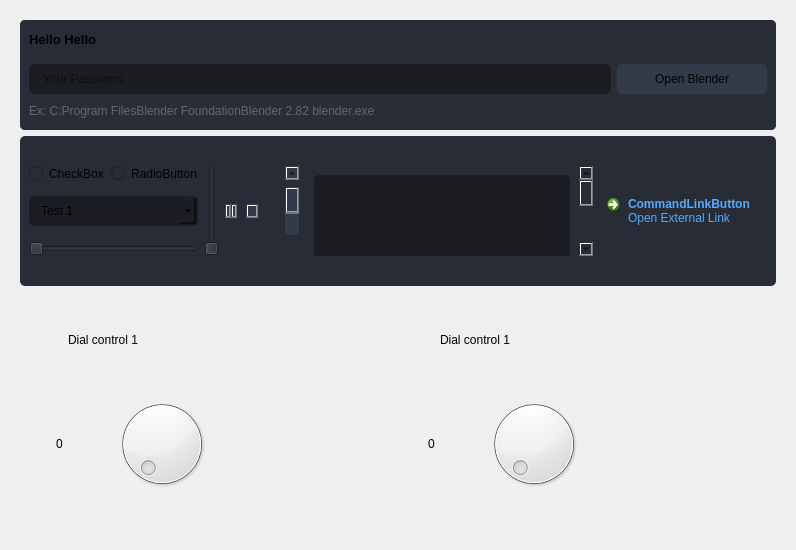
                  <widget class="QWidget" name="page_test2">
                   <layout class="QVBoxLayout" name="verticalLayout_18">
                    <item>
                     <widget class="QFrame" name="frame">
                      <layout class="QVBoxLayout" name="verticalLayout_23">
                       <item>
                        <widget class="QFrame" name="frame_8">
                         <property name="styleSheet">
                          <string notr="true">border-radius: 5px;</string>
                         </property>
                         <property name="frameShape">
                          <enum>QFrame::StyledPanel</enum>
                         </property>
                         <property name="frameShadow">
                          <enum>QFrame::Raised</enum>
                         </property>
                         <layout class="QVBoxLayout" name="verticalLayout_20">
                          <property name="spacing">
                           <number>0</number>
                          </property>
                          <property name="leftMargin">
                           <number>0</number>
                          </property>
                          <property name="topMargin">
                           <number>0</number>
                          </property>
                          <property name="rightMargin">
                           <number>0</number>
                          </property>
                          <property name="bottomMargin">
                           <number>0</number>
                          </property>
                          <item>
                           <widget class="QFrame" name="frame_div_content_2">
                            <property name="minimumSize">
                             <size>
                              <width>0</width>
                              <height>110</height>
                             </size>
                            </property>
                            <property name="maximumSize">
                             <size>
                              <width>16777215</width>
                              <height>110</height>
                             </size>
                            </property>
                            <property name="styleSheet">
                             <string notr="true">background-color: rgb(41, 45, 56);
border-radius: 5px;
</string>
                            </property>
                            <property name="frameShape">
                             <enum>QFrame::NoFrame</enum>
                            </property>
                            <property name="frameShadow">
                             <enum>QFrame::Raised</enum>
                            </property>
                            <layout class="QVBoxLayout" name="verticalLayout_21">
                             <property name="spacing">
                              <number>0</number>
                             </property>
                             <property name="leftMargin">
                              <number>0</number>
                             </property>
                             <property name="topMargin">
                              <number>0</number>
                             </property>
                             <property name="rightMargin">
                              <number>0</number>
                             </property>
                             <property name="bottomMargin">
                              <number>0</number>
                             </property>
                             <item>
                              <widget class="QFrame" name="frame_title_wid_2">
                               <property name="maximumSize">
                                <size>
                                 <width>16777215</width>
                                 <height>35</height>
                                </size>
                               </property>
                               <property name="styleSheet">
                                <string notr="true">background-color: rgb(39, 44, 54);</string>
                               </property>
                               <property name="frameShape">
                                <enum>QFrame::StyledPanel</enum>
                               </property>
                               <property name="frameShadow">
                                <enum>QFrame::Raised</enum>
                               </property>
                               <layout class="QVBoxLayout" name="verticalLayout_22">
                                <item>
                                 <widget class="QLabel" name="labelBoxBlenderInstalation_2">
                                  <property name="minimumSize">
                                   <size>
                                    <width>0</width>
                                    <height>20</height>
                                   </size>
                                  </property>
                                  <property name="font">
                                   <font>
                                    <family>Segoe UI</family>
                                    <pointsize>10</pointsize>
                                    <weight>75</weight>
                                    <bold>true</bold>
                                   </font>
                                  </property>
                                  <property name="styleSheet">
                                   <string notr="true"/>
                                  </property>
                                  <property name="text">
                                   <string>Hello Hello</string>
                                  </property>
                                 </widget>
                                </item>
                               </layout>
                              </widget>
                             </item>
                             <item>
                              <widget class="QFrame" name="frame_content_wid_2">
                               <property name="frameShape">
                                <enum>QFrame::NoFrame</enum>
                               </property>
                               <property name="frameShadow">
                                <enum>QFrame::Raised</enum>
                               </property>
                               <layout class="QHBoxLayout" name="horizontalLayout_14">
                                <item>
                                 <layout class="QGridLayout" name="gridLayout_4">
                                  <property name="bottomMargin">
                                   <number>0</number>
                                  </property>
                                  <item row="0" column="0">
                                   <widget class="QLineEdit" name="lineEdit_2">
                                    <property name="minimumSize">
                                     <size>
                                      <width>0</width>
                                      <height>30</height>
                                     </size>
                                    </property>
                                    <property name="styleSheet">
                                     <string notr="true">QLineEdit {
	background-color: rgb(27, 29, 35);
	border-radius: 5px;
	border: 2px solid rgb(27, 29, 35);
	padding-left: 10px;
}
QLineEdit:hover {
	border: 2px solid rgb(64, 71, 88);
}
QLineEdit:focus {
	border: 2px solid rgb(91, 101, 124);
}</string>
                                    </property>
                                    <property name="placeholderText">
                                     <string>Your Password</string>
                                    </property>
                                   </widget>
                                  </item>
                                  <item row="0" column="1">
                                   <widget class="QPushButton" name="pushButton_2">
                                    <property name="minimumSize">
                                     <size>
                                      <width>150</width>
                                      <height>30</height>
                                     </size>
                                    </property>
                                    <property name="font">
                                     <font>
                                      <family>Segoe UI</family>
                                      <pointsize>9</pointsize>
                                     </font>
                                    </property>
                                    <property name="styleSheet">
                                     <string notr="true">QPushButton {
	border: 2px solid rgb(52, 59, 72);
	border-radius: 5px;	
	background-color: rgb(52, 59, 72);
}
QPushButton:hover {
	background-color: rgb(57, 65, 80);
	border: 2px solid rgb(61, 70, 86);
}
QPushButton:pressed {	
	background-color: rgb(35, 40, 49);
	border: 2px solid rgb(43, 50, 61);
}</string>
                                    </property>
                                    <property name="text">
                                     <string>Open Blender</string>
                                    </property>
                                    <property name="icon">
                                     <iconset resource="files.qrc">
                                      <normaloff>:/16x16/icons/16x16/cil-folder-open.png</normaloff>:/16x16/icons/16x16/cil-folder-open.png</iconset>
                                    </property>
                                   </widget>
                                  </item>
                                  <item row="1" column="0" colspan="2">
                                   <widget class="QLabel" name="labelVersion_4">
                                    <property name="styleSheet">
                                     <string notr="true">color: rgb(98, 103, 111);</string>
                                    </property>
                                    <property name="lineWidth">
                                     <number>1</number>
                                    </property>
                                    <property name="text">
                                     <string>Ex: C:Program FilesBlender FoundationBlender 2.82 blender.exe</string>
                                    </property>
                                    <property name="alignment">
                                     <set>Qt::AlignLeading|Qt::AlignLeft|Qt::AlignVCenter</set>
                                    </property>
                                   </widget>
                                  </item>
                                 </layout>
                                </item>
                               </layout>
                              </widget>
                             </item>
                            </layout>
                           </widget>
                          </item>
                         </layout>
                        </widget>
                       </item>
                       <item>
                        <widget class="QFrame" name="frame_7">
                         <property name="minimumSize">
                          <size>
                           <width>0</width>
                           <height>150</height>
                          </size>
                         </property>
                         <property name="styleSheet">
                          <string notr="true">background-color: rgb(39, 44, 54);
border-radius: 5px;</string>
                         </property>
                         <property name="frameShape">
                          <enum>QFrame::StyledPanel</enum>
                         </property>
                         <property name="frameShadow">
                          <enum>QFrame::Raised</enum>
                         </property>
                         <layout class="QVBoxLayout" name="verticalLayout_19">
                          <item>
                           <layout class="QGridLayout" name="gridLayout_3">
                            <item row="0" column="0">
                             <widget class="QCheckBox" name="checkBox_2">
                              <property name="autoFillBackground">
                               <bool>false</bool>
                              </property>
                              <property name="styleSheet">
                               <string notr="true"/>
                              </property>
                              <property name="text">
                               <string>CheckBox</string>
                              </property>
                             </widget>
                            </item>
                            <item row="0" column="1">
                             <widget class="QRadioButton" name="radioButton_2">
                              <property name="styleSheet">
                               <string notr="true"/>
                              </property>
                              <property name="text">
                               <string>RadioButton</string>
                              </property>
                             </widget>
                            </item>
                            <item row="0" column="2" rowspan="3">
                             <widget class="QSlider" name="verticalSlider_2">
                              <property name="styleSheet">
                               <string notr="true"/>
                              </property>
                              <property name="orientation">
                               <enum>Qt::Vertical</enum>
                              </property>
                             </widget>
                            </item>
                            <item row="0" column="4" rowspan="3">
                             <widget class="QScrollBar" name="verticalScrollBar_2">
                              <property name="styleSheet">
                               <string notr="true"> QScrollBar:vertical {
	border: none;
    background: rgb(52, 59, 72);
    width: 14px;
    margin: 21px 0 21px 0;
	border-radius: 0px;
 }</string>
                              </property>
                              <property name="orientation">
                               <enum>Qt::Vertical</enum>
                              </property>
                             </widget>
                            </item>
                            <item row="0" column="5" rowspan="3">
                             <widget class="QScrollArea" name="scrollArea_2">
                              <property name="styleSheet">
                               <string notr="true">QScrollArea {
	border: none;
	border-radius: 0px;
}
QScrollBar:horizontal {
    border: none;
    background: rgb(52, 59, 72);
    height: 14px;
    margin: 0px 21px 0 21px;
	border-radius: 0px;
}
 QScrollBar:vertical {
	border: none;
    background: rgb(52, 59, 72);
    width: 14px;
    margin: 21px 0 21px 0;
	border-radius: 0px;
 }
</string>
                              </property>
                              <property name="frameShape">
                               <enum>QFrame::NoFrame</enum>
                              </property>
                              <property name="verticalScrollBarPolicy">
                               <enum>Qt::ScrollBarAlwaysOn</enum>
                              </property>
                              <property name="horizontalScrollBarPolicy">
                               <enum>Qt::ScrollBarAsNeeded</enum>
                              </property>
                              <property name="widgetResizable">
                               <bool>true</bool>
                              </property>
                              <widget class="QWidget" name="scrollAreaWidgetContents_2">
                               <property name="geometry">
                                <rect>
                                 <x>0</x>
                                 <y>0</y>
                                 <width>282</width>
                                 <height>226</height>
                                </rect>
                               </property>
                               <layout class="QHBoxLayout" name="horizontalLayout_13">
                                <item>
                                 <widget class="QPlainTextEdit" name="plainTextEdit_2">
                                  <property name="minimumSize">
                                   <size>
                                    <width>200</width>
                                    <height>200</height>
                                   </size>
                                  </property>
                                  <property name="styleSheet">
                                   <string notr="true">QPlainTextEdit {
	background-color: rgb(27, 29, 35);
	border-radius: 5px;
	padding: 10px;
}
QPlainTextEdit:hover {
	border: 2px solid rgb(64, 71, 88);
}
QPlainTextEdit:focus {
	border: 2px solid rgb(91, 101, 124);
}</string>
                                  </property>
                                 </widget>
                                </item>
                               </layout>
                              </widget>
                             </widget>
                            </item>
                            <item row="1" column="0" colspan="2">
                             <widget class="QComboBox" name="comboBox_2">
                              <property name="font">
                               <font>
                                <family>Segoe UI</family>
                                <pointsize>9</pointsize>
                               </font>
                              </property>
                              <property name="autoFillBackground">
                               <bool>false</bool>
                              </property>
                              <property name="styleSheet">
                               <string notr="true">QComboBox{
	background-color: rgb(27, 29, 35);
	border-radius: 5px;
	border: 2px solid rgb(27, 29, 35);
	padding: 5px;
	padding-left: 10px;
}
QComboBox:hover{
	border: 2px solid rgb(64, 71, 88);
}
QComboBox QAbstractItemView {
	color: rgb(85, 170, 255);	
	background-color: rgb(27, 29, 35);
	padding: 10px;
	selection-background-color: rgb(39, 44, 54);
}</string>
                              </property>
                              <property name="iconSize">
                               <size>
                                <width>16</width>
                                <height>16</height>
                               </size>
                              </property>
                              <property name="frame">
                               <bool>true</bool>
                              </property>
                              <item>
                               <property name="text">
                                <string>Test 1</string>
                               </property>
                              </item>
                              <item>
                               <property name="text">
                                <string>Test 2</string>
                               </property>
                              </item>
                              <item>
                               <property name="text">
                                <string>Test 3</string>
                               </property>
                              </item>
                             </widget>
                            </item>
                            <item row="1" column="3">
                             <widget class="QScrollBar" name="horizontalScrollBar_2">
                              <property name="sizePolicy">
                               <sizepolicy hsizetype="Expanding" vsizetype="Fixed">
                                <horstretch>0</horstretch>
                                <verstretch>0</verstretch>
                               </sizepolicy>
                              </property>
                              <property name="styleSheet">
                               <string notr="true">QScrollBar:horizontal {
    border: none;
    background: rgb(52, 59, 72);
    height: 14px;
    margin: 0px 21px 0 21px;
	border-radius: 0px;
}
</string>
                              </property>
                              <property name="orientation">
                               <enum>Qt::Horizontal</enum>
                              </property>
                             </widget>
                            </item>
                            <item row="1" column="6">
                             <widget class="QCommandLinkButton" name="commandLinkButton_2">
                              <property name="styleSheet">
                               <string notr="true">QCommandLinkButton {	
	color: rgb(85, 170, 255);
	border-radius: 5px;
	padding: 5px;
}
QCommandLinkButton:hover {	
	color: rgb(210, 210, 210);
	background-color: rgb(44, 49, 60);
}
QCommandLinkButton:pressed {	
	color: rgb(210, 210, 210);
	background-color: rgb(52, 58, 71);
}</string>
                              </property>
                              <property name="text">
                               <string>CommandLinkButton</string>
                              </property>
                              <property name="icon">
                               <iconset resource="files.qrc">
                                <normaloff>:/16x16/icons/16x16/cil-link.png</normaloff>:/16x16/icons/16x16/cil-link.png</iconset>
                              </property>
                              <property name="description">
                               <string>Open External Link</string>
                              </property>
                             </widget>
                            </item>
                            <item row="2" column="0" colspan="2">
                             <widget class="QSlider" name="horizontalSlider_2">
                              <property name="styleSheet">
                               <string notr="true"/>
                              </property>
                              <property name="orientation">
                               <enum>Qt::Horizontal</enum>
                              </property>
                             </widget>
                            </item>
                           </layout>
                          </item>
                         </layout>
                        </widget>
                       </item>
                       <item>
                        <widget class="QFrame" name="frame">
                         <layout class="QHBoxLayout" name="horizontalLayout_18">
                          <item>
                           <widget class="QFrame" name="frame_4">
                            <layout class="QVBoxLayout" name="verticalLayout_25">
                             <item>
                              <widget class="QFrame" name="frame_7">
                               <property name="minimumSize">
                                <size>
                                 <width>0</width>
                                 <height>60</height>
                                </size>
                               </property>
                               <layout class="QHBoxLayout" name="horizontalLayout_15">
                                <property name="leftMargin">
                                 <number>30</number>
                                </property>
                                <item>
                                 <widget class="QLabel" name="label_9">
                                  <property name="minimumSize">
                                   <size>
                                    <width>50</width>
                                    <height>0</height>
                                   </size>
                                  </property>
                                  <property name="text">
                                   <string>Dial control 1</string>
                                  </property>
                                 </widget>
                                </item>
                                <item>
                                 <spacer name="horizontalSpacer_3">
                                  <property name="orientation">
                                   <enum>Qt::Horizontal</enum>
                                  </property>
                                  <property name="sizeHint" stdset="0">
                                   <size>
                                    <width>40</width>
                                    <height>20</height>
                                   </size>
                                  </property>
                                 </spacer>
                                </item>
                               </layout>
                              </widget>
                             </item>
                             <item>
                              <widget class="QFrame" name="frame_6">
                               <layout class="QHBoxLayout" name="horizontalLayout_17">
                                <item>
                                 <widget class="QFrame" name="frame_2">
                                  <layout class="QHBoxLayout" name="horizontalLayout">
                                   <item>
                                    <widget class="QLabel" name="label_5">
                                     <property name="minimumSize">
                                      <size>
                                       <width>50</width>
                                       <height>0</height>
                                      </size>
                                     </property>
                                     <property name="text">
                                      <string>0</string>
                                     </property>
                                    </widget>
                                   </item>
                                   <item>
                                    <widget class="QDial" name="dial"/>
                                   </item>
                                   <item>
                                    <spacer name="horizontalSpacer">
                                     <property name="orientation">
                                      <enum>Qt::Horizontal</enum>
                                     </property>
                                     <property name="sizeHint" stdset="0">
                                      <size>
                                       <width>40</width>
                                       <height>20</height>
                                      </size>
                                     </property>
                                    </spacer>
                                   </item>
                                  </layout>
                                 </widget>
                                </item>
                               </layout>
                              </widget>
                             </item>
                            </layout>
                           </widget>
                          </item>
                          <item>
                           <widget class="QFrame" name="frame_5">
                            <layout class="QVBoxLayout" name="verticalLayout_24">
                             <item>
                              <widget class="QFrame" name="frame_8">
                               <property name="minimumSize">
                                <size>
                                 <width>0</width>
                                 <height>60</height>
                                </size>
                               </property>
                               <layout class="QHBoxLayout" name="horizontalLayout_20">
                                <property name="leftMargin">
                                 <number>30</number>
                                </property>
                                <item>
                                 <widget class="QLabel" name="label_11">
                                  <property name="minimumSize">
                                   <size>
                                    <width>50</width>
                                    <height>0</height>
                                   </size>
                                  </property>
                                  <property name="text">
                                   <string>Dial control 1</string>
                                  </property>
                                 </widget>
                                </item>
                                <item>
                                 <spacer name="horizontalSpacer_5">
                                  <property name="orientation">
                                   <enum>Qt::Horizontal</enum>
                                  </property>
                                  <property name="sizeHint" stdset="0">
                                   <size>
                                    <width>40</width>
                                    <height>20</height>
                                   </size>
                                  </property>
                                 </spacer>
                                </item>
                               </layout>
                              </widget>
                             </item>
                             <item>
                              <widget class="QFrame" name="frame_9">
                               <layout class="QHBoxLayout" name="horizontalLayout_21">
                                <item>
                                 <widget class="QFrame" name="frame_9">
                                  <layout class="QHBoxLayout" name="horizontalLayout_22">
                                   <item>
                                    <widget class="QLabel" name="label_12">
                                     <property name="minimumSize">
                                      <size>
                                       <width>50</width>
                                       <height>0</height>
                                      </size>
                                     </property>
                                     <property name="text">
                                      <string>0</string>
                                     </property>
                                    </widget>
                                   </item>
                                   <item>
                                    <widget class="QDial" name="dial_3"/>
                                   </item>
                                   <item>
                                    <spacer name="horizontalSpacer_6">
                                     <property name="orientation">
                                      <enum>Qt::Horizontal</enum>
                                     </property>
                                     <property name="sizeHint" stdset="0">
                                      <size>
                                       <width>40</width>
                                       <height>20</height>
                                      </size>
                                     </property>
                                    </spacer>
                                   </item>
                                  </layout>
                                 </widget>
                                </item>
                               </layout>
                              </widget>
                             </item>
                            </layout>
                           </widget>
                          </item>
                         </layout>
                        </widget>
                       </item>
                      </layout>
                     </widget>
                    </item>
                   </layout>
                  </widget>
